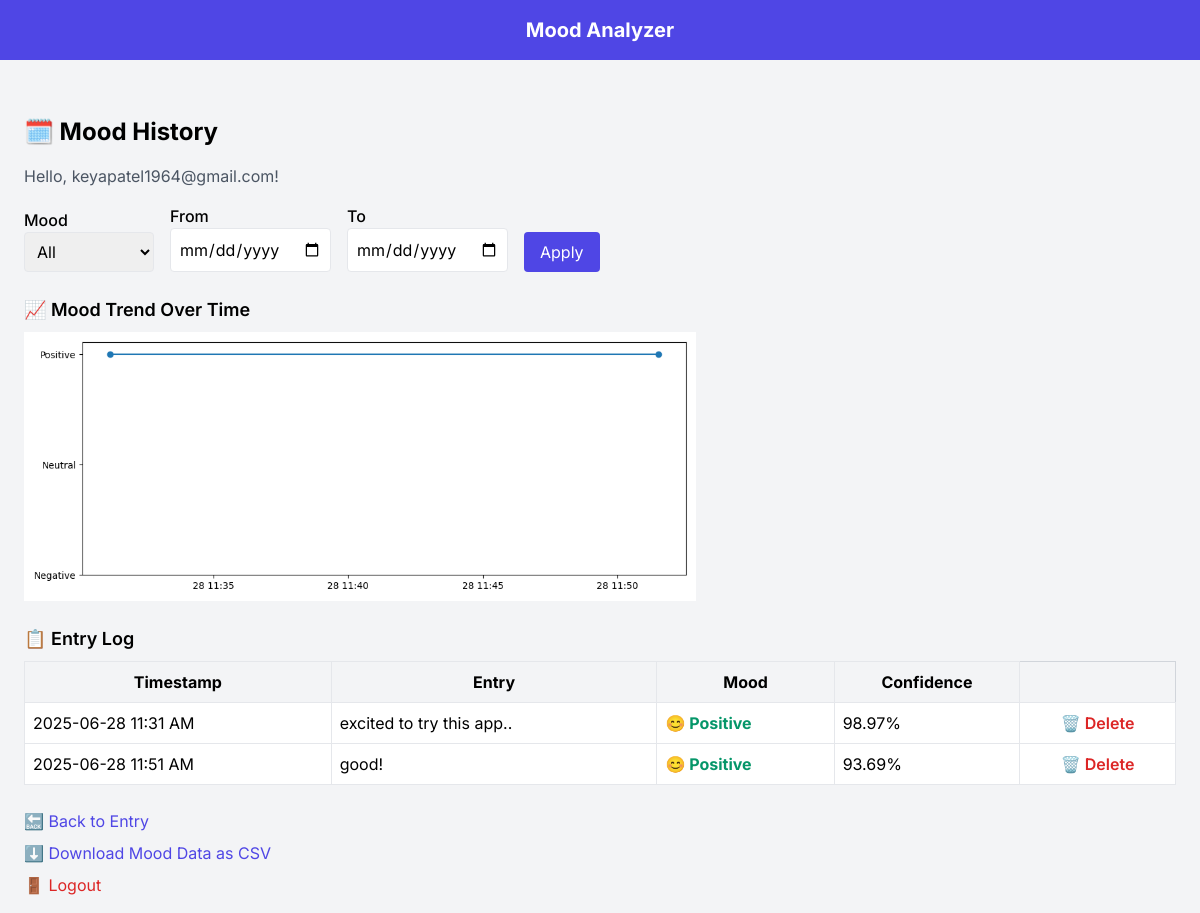
The page /history (signed in) on the database its author committed.
### app.py (models this page shows, shortened)
class User(db.Model, UserMixin):
    id = db.Column(db.Integer, primary_key=True)
    email = db.Column(db.String(150), unique=True, nullable=False)
    password_hash = db.Column(db.String(128), nullable=False)

class MoodEntry(db.Model):
    id = db.Column(db.Integer, primary_key=True)
    timestamp = db.Column(db.DateTime, default=datetime.now)
    entry = db.Column(db.Text, nullable=False)
    mood = db.Column(db.String(20), nullable=False)
    confidence = db.Column(db.Float, nullable=False)
    user_id = db.Column(db.Integer, db.ForeignKey('user.id'))
    user = db.relationship('User', backref='entries')

### app.py (the view)
@app.route('/history')
@login_required
def history():
    mood_filter = request.args.get('mood', "")
    start_str = request.args.get('start_date', "")
    end_str = request.args.get('end_date', "")
    q = MoodEntry.query.filter_by(user_id=current_user.id)
    if mood_filter:
        q = q.filter(MoodEntry.mood == mood_filter)
    if start_str:
        start_dt = datetime.fromisoformat(start_str)
        q = q.filter(MoodEntry.timestamp >= start_dt)
    if end_str:
        end_dt = datetime.fromisoformat(end_str)
        q = q.filter(MoodEntry.timestamp <= end_dt)
    entries = q.order_by(MoodEntry.timestamp).all()
    chart_url = None
    if entries:
        df = pd.DataFrame([{
            'Timestamp': e.timestamp,
            'Mood': e.mood
        } for e in entries])
        df['Label'] = df['Mood'].apply(lambda x: x.split()[-1])
        df['Score'] = df['Label'].map({'Negative': 0, 'Neutral': 1, 'Positive': 2})
        df = df.sort_values('Timestamp')
        plt.figure(figsize=(10, 4))
        plt.plot(df['Timestamp'], df['Score'], marker='o', linestyle='-')
        plt.yticks([0, 1, 2], ['Negative', 'Neutral', 'Positive'])
        plt.tight_layout()
        buf = io.BytesIO()
        plt.savefig(buf, format='png')
        buf.seek(0)
        chart_url = base64.b64encode(buf.read()).decode()
        buf.close()
        plt.close()
    return render_template('history.html',
                           entries=entries,
                           chart_url=chart_url,
                           mood_filter=mood_filter,
                           start_date=start_str,
                           end_date=end_str)

### app.py (called while the page is built)
@login_manager.user_loader
def load_user(user_id):
    return User.query.get(int(user_id))

### templates/history.html (shortened to what this page needs)
{% extends "base.html" %}
{% block content %}
<div class="max-w-6xl mx-auto mt-10">
    <h1 class="text-2xl font-bold mb-4">🗓️ Mood History</h1>
    {% if current_user.is_authenticated %}
        <p class="text-gray-600 mb-4">Hello, {{ current_user.email }}!</p>
    {% endif %}
    <form method="GET" action="{{ url_for('history') }}" class="mb-6 flex flex-wrap gap-4 items-end">
        <div>
            <label class="block font-medium">Mood</label>
            <select name="mood" class="border p-2 rounded">
                <option value="" {% if not mood_filter %}selected{% endif %}>All</option>
            </select>
        </div>
        <div>
            <label class="block font-medium">From</label>
            <input type="date" name="start_date" value="{{ start_date }}" class="border p-2 rounded">
        </div>
        <div>
            <label class="block font-medium">To</label>
            <input type="date" name="end_date" value="{{ end_date }}" class="border p-2 rounded">
        </div>
        <button type="submit" class="bg-indigo-600 text-white px-4 py-2 rounded hover:bg-indigo-700">Apply</button>
    </form>
    <h2 class="text-lg font-semibold mb-2">📈 Mood Trend Over Time</h2>
    {% if chart_url %}
        <img alt="Mood Trend Chart" class="w-full max-w-2xl mb-6">
    {% else %}
        <p class="text-gray-600 mb-6">No mood data available for the selected filters.</p>
    {% endif %}
    <h2 class="text-lg font-semibold mb-2">📋 Entry Log</h2>
    <div class="overflow-x-auto">
        <table class="w-full table-auto border border-gray-300">
            <thead class="bg-gray-100">
                <tr>
                    <th class="border p-2">Timestamp</th>
                    <th class="border p-2">Entry</th>
                    <th class="border p-2">Mood</th>
                    <th class="border p-2">Confidence</th>
                </tr>
            </thead>
            <tbody>
                {% for row in entries %}
                    <tr class="bg-white">
                        <td class="border p-2">{{ row.timestamp.strftime('%Y-%m-%d %I:%M %p') }}</td>
                        <td class="border p-2">{{ row.entry }}</td>
                        <td class="border p-2 font-bold
                            {% if 'Positive' in row.mood %}
                                text-green-600
                            {% elif 'Neutral' in row.mood %}
                                text-yellow-600
                            {% else %}
                                text-red-600
                            {% endif %}">
                            {{ row.mood }}
                        </td>
                        <td class="border p-2">{{ row.confidence | round(2) }}%</td>
                        <td class="border p-2 text-center">
                            <form action="{{ url_for('delete_entry', entry_id=row.id) }}" method="POST" onsubmit="return confirm('Are you sure you want to delete this entry?');">
                                <button type="submit" class="text-red-600 hover:text-red-800 font-semibold">🗑️ Delete</button>
                            </form>
                        </td>
                    </tr>
                {% endfor %}
            </tbody>
        </table>
    </div>
    <div class="mt-6 space-y-2">
        <a href="/" class="text-indigo-600 hover:underline block">🔙 Back to Entry</a>
        <a href="/download" class="text-indigo-600 hover:underline block">⬇️ Download Mood Data as CSV</a>
        <a href="{{ url_for('logout') }}" class="text-red-600 hover:underline block">🚪 Logout</a>
    </div>
</div>
{% endblock %}

### templates/base.html (style rules this page uses)
body { font-family: 'Inter' , sans-serif; }

### rows shown on the page
User: email "keyapatel1964@gmail.com"
MoodEntry: timestamp "2025-06-28 11:31 AM", entry "excited to try this app..", mood "😊 Positive", confidence "98.97"
MoodEntry: timestamp "2025-06-28 11:51 AM", entry "good!", mood "😊 Positive", confidence "93.69"
